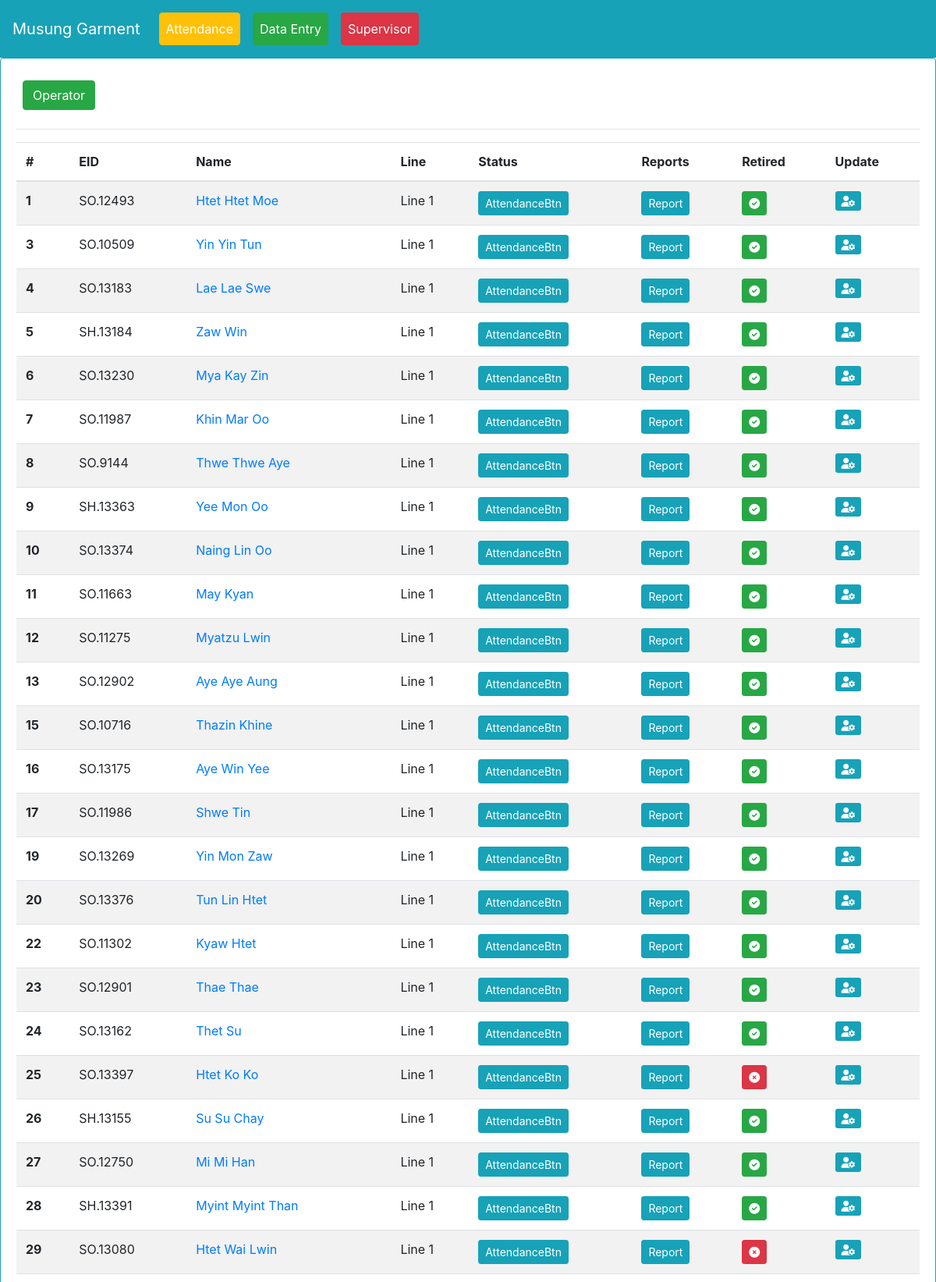
The app's page /operatoratt/1/ (upper part) with its own data.
### myapp/models.py (models this page shows, shortened)
class operator(models.Model):
    name = models.CharField(max_length=255)
    line = models.ForeignKey(line, on_delete=models.CASCADE)
    point = models.CharField(max_length=255, blank=True, null=True)
    employee_code = models.CharField(max_length=255, blank=True, null=True)
    burmese = models.CharField(max_length=255, blank=True, null=True)
    role = models.CharField(max_length=255, blank=True, null=True)
    daily_target = models.PositiveIntegerField(default=0)
    srno = models.PositiveIntegerField(default=0)
    resign = models.BooleanField(default=False)
    status = models.BooleanField(default=False)

class line(models.Model):
    line_name = models.CharField(max_length=255)
    target = models.PositiveIntegerField(default=0)
    def __str__(self):
        return self.line_name

### myapp/views.py (the view)
# urls.py: path('operatoratt/<int:id>/', views.operatoratt, name='operatoratt'),
def operatoratt(request,id):
    op = operator.objects.filter(line=id)
    form = OptForm()
    context = {'op':op, 'form':form}
    return render(request, 'operatoratt.html', context)

### templates/operatoratt.html (shortened to what this page needs)
{% extends 'base.html' %}
{% block content %}
<div class="card border-info mb-3">
  <div class="card-body">
      <a class="text-white btn-success btn m-2" href="{% url 'myapp:operatorlist' %}">Operator <span class="sr-only">(current)</span></a>
<hr>
<table class="table table-striped" id="optattend">
  <thead>
    <tr>
      <th scope="col">#</th>
      <th scope="col">EID</th>
      <th scope="col">Name</th>
      <th scope="col">Line</th>
      <th scope="col">Status</th>
      <th>Reports</th>
      <th>Retired</th>
      <th>Update</th>
    </tr>
  </thead>
  <tbody>
  	{% for i in op %}
    <tr class="opattr">
      <th>{{i.srno}}</th>
      <td>{{i.employee_code}}</td>
      <td>
    <a href="{% url 'myapp:operatorupdate' i.id %}">{{i.name}}</a></td>
      <td>{{i.line}}</td>
      <td>
        <button type="button" class="btn btn-sm btn-info optattbtn">AttendanceBtn</button>
      </td>
      <td>
        <a href="{% url 'myapp:reportbyoperator' i.id %}" class="btn btn-sm btn-info">Report</a>
      </td>
      <td>
      {% if i.resign == False %}
      <button class="btn btn-sm btn-success retired"><i class="fa-solid fa-circle-check"></i></button>
      {% else %}
      <button class="btn btn-sm btn-danger"><i class="fa-solid fa-circle-xmark"></i></button>
      {% endif %}
      </td>
      <td>
        <a class="btn-sm btn-info" data-toggle="modal" data-target="#exampleModal-{{i.id}}"><i class="fas fa-user-cog"></i></a>
      </td>
    </tr>
    {% endfor %}
  </tbody>
</table>
  </div>
</div>
{% endblock content %}

### records on screen
operator: srno "1", employee_code "SO.12493", name "Htet Htet Moe", line "Line 1", resign False (drawn)
operator: srno "3", employee_code "SO.10509", name "Yin Yin Tun", line "Line 1", resign False (drawn)
operator: srno "4", employee_code "SO.13183", name "Lae Lae Swe", line "Line 1", resign False (drawn)
operator: srno "5", employee_code "SH.13184", name "Zaw Win", line "Line 1", resign False (drawn)
operator: srno "6", employee_code "SO.13230", name "Mya Kay Zin", line "Line 1", resign False (drawn)
operator: srno "7", employee_code "SO.11987", name "Khin Mar Oo", line "Line 1", resign False (drawn)
operator: srno "8", employee_code "SO.9144", name "Thwe Thwe Aye", line "Line 1", resign False (drawn)
operator: srno "9", employee_code "SH.13363", name "Yee Mon Oo", line "Line 1", resign False (drawn)
operator: srno "10", employee_code "SO.13374", name "Naing Lin Oo", line "Line 1", resign False (drawn)
operator: srno "11", employee_code "SO.11663", name "May Kyan", line "Line 1", resign False (drawn)
operator: srno "12", employee_code "SO.11275", name "Myatzu Lwin", line "Line 1", resign False (drawn)
operator: srno "13", employee_code "SO.12902", name "Aye Aye Aung", line "Line 1", resign False (drawn)
operator: srno "15", employee_code "SO.10716", name "Thazin Khine", line "Line 1", resign False (drawn)
operator: srno "16", employee_code "SO.13175", name "Aye Win Yee", line "Line 1", resign False (drawn)
operator: srno "17", employee_code "SO.11986", name "Shwe Tin", line "Line 1", resign False (drawn)
operator: srno "19", employee_code "SO.13269", name "Yin Mon Zaw", line "Line 1", resign False (drawn)
operator: srno "20", employee_code "SO.13376", name "Tun Lin Htet", line "Line 1", resign False (drawn)
operator: srno "22", employee_code "SO.11302", name "Kyaw Htet", line "Line 1", resign False (drawn)
operator: srno "23", employee_code "SO.12901", name "Thae Thae", line "Line 1", resign False (drawn)
operator: srno "24", employee_code "SO.13162", name "Thet Su", line "Line 1", resign False (drawn)
operator: srno "25", employee_code "SO.13397", name "Htet Ko Ko", line "Line 1", resign True (drawn)
operator: srno "26", employee_code "SH.13155", name "Su Su Chay", line "Line 1", resign False (drawn)
operator: srno "27", employee_code "SO.12750", name "Mi Mi Han", line "Line 1", resign False (drawn)
operator: srno "28", employee_code "SH.13391", name "Myint Myint Than", line "Line 1", resign False (drawn)
operator: srno "29", employee_code "SO.13080", name "Htet Wai Lwin", line "Line 1", resign True (drawn)
